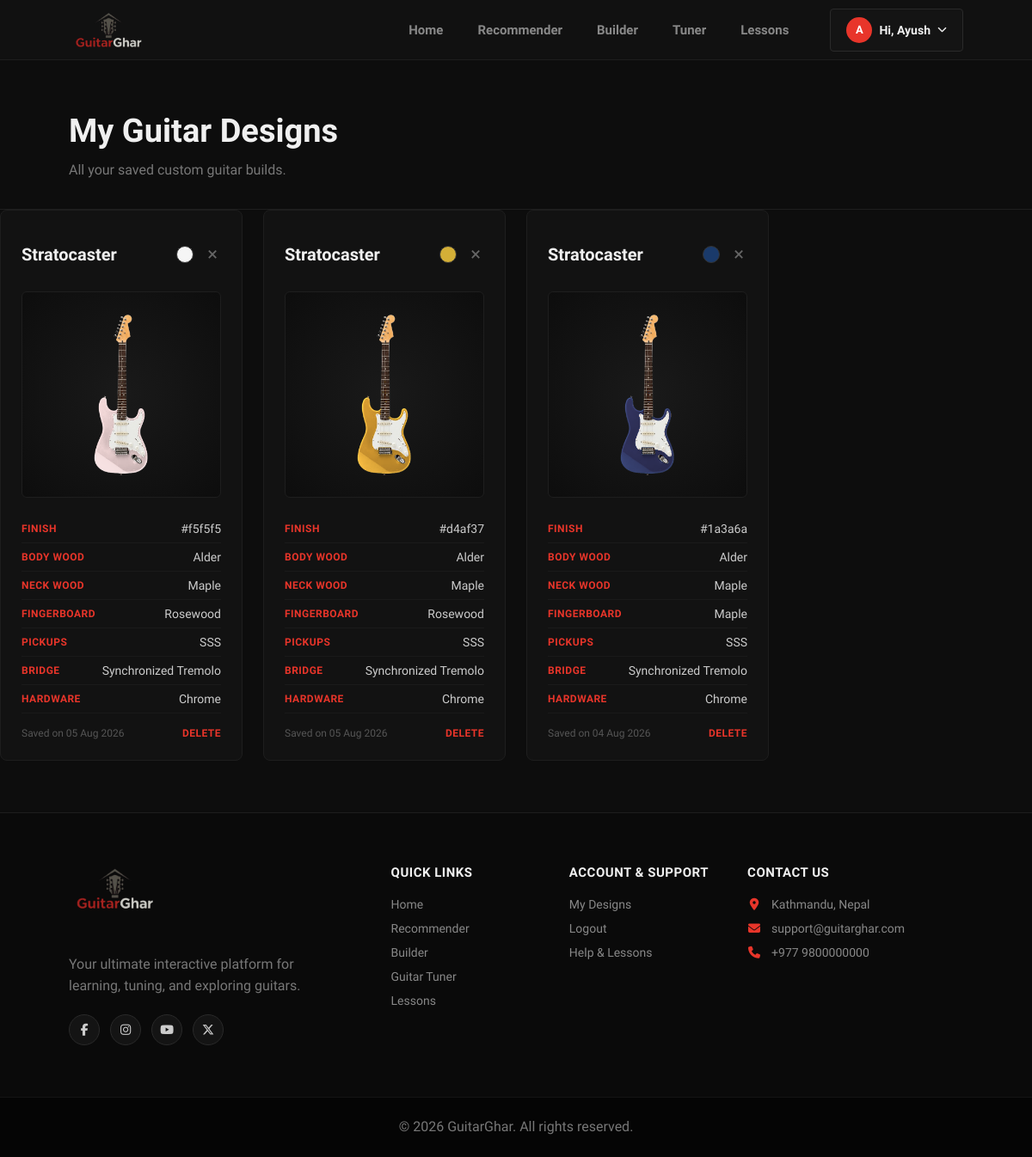
/my-designs.php (signed in), run on the app's committed database.
### tables this page shows
CREATE TABLE IF NOT EXISTS guitar_builds (
    id           INT AUTO_INCREMENT PRIMARY KEY,
    user_id      INT           NOT NULL,
    shape        VARCHAR(50)   NOT NULL,
    color        VARCHAR(10)   NOT NULL,
    body_wood    VARCHAR(50)   NOT NULL,
    neck_wood    VARCHAR(50)   NOT NULL,
    fingerboard  VARCHAR(50)   NOT NULL,
    pickups      VARCHAR(50)   NOT NULL,
    bridge       VARCHAR(50)   NOT NULL,
    hardware     VARCHAR(50)   NOT NULL,
    saved_at     TIMESTAMP DEFAULT CURRENT_TIMESTAMP,
    FOREIGN KEY (user_id) REFERENCES users(id) ON DELETE CASCADE
);

### includes/paths.php (called while the page is built, shortened)
<?php
if (!function_exists('url')) {
    function url($path = '') {
        $path = ltrim((string) $path, '/');
        $base = GG_BASE_PATH;
        return ($base === '' ? '' : $base) . '/' . $path;
    }
}

### includes/mysqli_compat.php (called while the page is built, shortened)
<?php
if (!function_exists('gg_stmt_fetch_all')) {
    function gg_stmt_fetch_all($stmt) {
        if (function_exists('mysqli_stmt_get_result')) {
            $res = @mysqli_stmt_get_result($stmt);
            if ($res instanceof mysqli_result) {
                $rows = [];
                while ($row = mysqli_fetch_assoc($res)) {
                    $rows[] = $row;
                }
                return $rows;
            }
        }
        $rows = [];
        return $rows;
    }
}

### my-designs.php (the view, shortened to what this page needs)
<?php
require_once __DIR__ . '/includes/paths.php';
require_once __DIR__ . '/includes/mysqli_compat.php';
$user_id = $_SESSION["user_id"];
$sql = "SELECT * FROM guitar_builds
        WHERE user_id = ?
        ORDER BY saved_at DESC";
$stmt = mysqli_prepare($conn, $sql);
mysqli_stmt_bind_param($stmt, "i", $user_id);
mysqli_stmt_execute($stmt);
$builds = gg_stmt_fetch_all($stmt);
$SHAPE_LABELS = [
    'strat'    => 'Stratocaster',
    'lespaul'  => 'Les Paul',
    'sg'       => 'SG',
    'acoustic' => 'Acoustic',
];
$page_css = 'css/my-designs.css';
include 'includes/navbar.php';
?>
<section class="designs-page">
    <div class="page-header designs-header">
        <h1>My Guitar Designs</h1>
        <p>All your saved custom guitar builds.</p>
    </div>
    <div class="container">
        <div class="design-grid" id="design-grid">
        <?php if (count($builds) > 0): ?>
            <?php foreach ($builds as $build): ?>
            <div class="design-card" id="card-<?php echo $build['id']; ?>">
                <div class="card-header">
                    <h2>
                        <?php
                        $shapeKey = $build["shape"];
                        echo htmlspecialchars(
                            isset($SHAPE_LABELS[$shapeKey]) ? $SHAPE_LABELS[$shapeKey] : ucfirst($shapeKey),
                            ENT_QUOTES,
                            'UTF-8'
                        );
                    ?>
                    </h2>
                    <div class="header-right">
                        <span
                            class="color-dot"
                            style="background:<?php echo htmlspecialchars($build["color"]); ?>;">
                        </span>
                        <button
                            class="delete-btn"
                            onclick="deleteBuild(<?php echo $build['id']; ?>)"
                            title="Delete Design">
                            &times;
                        </button>
                    </div>
                </div>
                <div class="card-preview">
                    <canvas
                        class="design-canvas"
                        width="300"
                        height="380"
                        data-shape="<?php echo htmlspecialchars($build["shape"]); ?>"
                        data-color="<?php echo htmlspecialchars($build["color"]); ?>"
                    ></canvas>
                </div>
                <div class="spec">
                    <strong>Finish</strong>
                    <?php echo htmlspecialchars($build["color"]); ?>
                </div>
                <div class="spec">
                    <strong>Body Wood</strong>
                    <?php echo htmlspecialchars($build["body_wood"]); ?>
                </div>
                <div class="spec">
                    <strong>Neck Wood</strong>
                    <?php echo htmlspecialchars($build["neck_wood"]); ?>
                </div>
                <div class="spec">
                    <strong>Fingerboard</strong>
                    <?php echo htmlspecialchars($build["fingerboard"]); ?>
                </div>
                <div class="spec">
                    <strong>Pickups</strong>
                    <?php echo htmlspecialchars($build["pickups"]); ?>
                </div>
                <div class="spec">
                    <strong>Bridge</strong>
                    <?php echo htmlspecialchars($build["bridge"]); ?>
                </div>
                <div class="spec">
                    <strong>Hardware</strong>
                    <?php echo htmlspecialchars($build["hardware"]); ?>
                </div>
                <div class="card-footer">
                    <span class="saved-date">
                        Saved on <?php echo date("d M Y", strtotime($build["saved_at"])); ?>
                    </span>
                    <button class="delete-link-btn" onclick="deleteBuild(<?php echo $build['id']; ?>)">
                        Delete
                    </button>
                </div>
            </div>
            <?php endforeach; ?>
        <?php endif; ?>
        </div>
    </div>
</section>
<?php include "includes/footer.php"; ?>

### includes/navbar.php (shortened to what this page needs)
<?php
require_once __DIR__ . '/paths.php';
$current_page = basename($_SERVER['PHP_SELF']);
if (!isset($page_css)) {
    $page_css = [];
} elseif (!is_array($page_css)) {
    $page_css = [$page_css];
}
?>
<!DOCTYPE html>
<html lang="en">
<head>
    <link rel="stylesheet" href="<?php echo htmlspecialchars(url('css/style.css')); ?>">
    <link rel="stylesheet" href="https://cdnjs.cloudflare.com/ajax/libs/font-awesome/6.5.0/css/all.min.css">
    <?php foreach ($page_css as $css_href): ?>
        <?php
            $href = (strpos($css_href, 'http') === 0 || strpos($css_href, '//') === 0)
                ? $css_href
                : url(preg_replace('#^/?(guitarghar/)?#', '', $css_href));
        ?>
        <link rel="stylesheet" href="<?php echo htmlspecialchars($href); ?>">
    <?php endforeach; ?>
</head>
<body>
<header id="header">
    <a href="<?php echo htmlspecialchars(url('index.php')); ?>" class="logo">
        <img src="<?php echo htmlspecialchars(url('img/logo.png')); ?>" alt="GuitarGhar" class="navbar-logo-img">
    </a>
    <div class="nav-right">
        <ul id="navbar">
            <li>
                <a href="<?php echo htmlspecialchars(url('index.php')); ?>"
                   class="<?php echo ($current_page == 'index.php') ? 'active' : ''; ?>">
                    Home
                </a>
            </li>
            <li>
                <a href="<?php echo htmlspecialchars(url('recommender.php')); ?>"
                   class="<?php echo ($current_page == 'recommender.php') ? 'active' : ''; ?>">
                    Recommender
                </a>
            </li>
            <li>
                <a href="<?php echo htmlspecialchars(url('builder.php')); ?>"
                   class="<?php echo ($current_page == 'builder.php') ? 'active' : ''; ?>">
                    Builder
                </a>
            </li>
            <li>
                <a href="<?php echo htmlspecialchars(url('tuner.php')); ?>"
                   class="<?php echo ($current_page == 'tuner.php') ? 'active' : ''; ?>">
                    Tuner
                </a>
            </li>
            <li>
                <a href="<?php echo htmlspecialchars(url('lessons.php')); ?>"
                   class="<?php echo ($current_page == 'lessons.php') ? 'active' : ''; ?>">
                    Lessons
                </a>
            </li>
        </ul>
        <div class="navbar-auth" id="navbar-auth">
            <?php if (isset($_SESSION['user_id'])): ?>
                <div class="user-menu" id="user-menu">
                    <button class="user-menu-btn" type="button" onclick="toggleUserMenu()">
                        <div class="user-avatar">
                            <?php echo strtoupper(substr($_SESSION['full_name'], 0, 1)); ?>
                        </div>
                        Hi, <?php echo htmlspecialchars(explode(' ', $_SESSION['full_name'])[0]); ?>
                        <i class="fa-solid fa-chevron-down" style="font-size: 11px;"></i>
                    </button>
                </div>
            <?php else: ?>
                <a href="<?php echo htmlspecialchars(url('login.php')); ?>" class="btn-ghost btn-sm">Login</a>
                <a href="<?php echo htmlspecialchars(url('register.php')); ?>" class="btn-red btn-sm">Register</a>
            <?php endif; ?>
        </div>
    </div>
</header>

### includes/footer.php (shortened to what this page needs)
<footer class="site-footer">
    <div class="footer-container">
        <div class="footer-col footer-brand">
            <a href="<?php echo htmlspecialchars(url('index.php')); ?>" class="footer-logo">
                <img src="<?php echo htmlspecialchars(url('img/logo.png')); ?>" alt="GuitarGhar" class="footer-logo-img">
            </a>
            <p>Your ultimate interactive platform for learning, tuning, and exploring guitars.</p>
            <div class="footer-socials">
                <a href="#" aria-label="Facebook"><i class="fa-brands fa-facebook-f"></i></a>
                <a href="#" aria-label="Instagram"><i class="fa-brands fa-instagram"></i></a>
                <a href="#" aria-label="YouTube"><i class="fa-brands fa-youtube"></i></a>
                <a href="#" aria-label="X (Twitter)"><i class="fa-brands fa-x-twitter"></i></a>
            </div>
        </div>
        <div class="footer-col">
            <h4>Quick Links</h4>
            <ul>
                <li><a href="<?php echo htmlspecialchars(url('index.php')); ?>">Home</a></li>
                <li><a href="<?php echo htmlspecialchars(url('recommender.php')); ?>">Recommender</a></li>
                <li><a href="<?php echo htmlspecialchars(url('builder.php')); ?>">Builder</a></li>
                <li><a href="<?php echo htmlspecialchars(url('tuner.php')); ?>">Guitar Tuner</a></li>
                <li><a href="<?php echo htmlspecialchars(url('lessons.php')); ?>">Lessons</a></li>
            </ul>
        </div>
        <div class="footer-col">
            <h4>Account & Support</h4>
            <ul>
                <?php if (isset($_SESSION['user_id'])): ?>
                    <li><a href="<?php echo htmlspecialchars(url('my-designs.php')); ?>">My Designs</a></li>
                    <li>
                        <a href="<?php echo htmlspecialchars(url('logout.php')); ?>" onclick="event.preventDefault(); document.getElementById('footer-logout-form').submit();">Logout</a>
                    </li>
                <?php else: ?>
                    <li><a href="<?php echo htmlspecialchars(url('login.php')); ?>">Login</a></li>
                    <li><a href="<?php echo htmlspecialchars(url('register.php')); ?>">Register Account</a></li>
                <?php endif; ?>
                <li><a href="<?php echo htmlspecialchars(url('lessons.php')); ?>">Help & Lessons</a></li>
            </ul>
        </div>
        <div class="footer-col">
            <h4>Contact Us</h4>
            <ul class="footer-contact-info">
                <li><i class="fa-solid fa-location-dot"></i> Kathmandu, Nepal</li>
                <li><i class="fa-solid fa-envelope"></i> support@guitarghar.com</li>
                <li><i class="fa-solid fa-phone"></i> +977 9800000000</li>
            </ul>
        </div>
    </div>
    <div class="footer-bottom">
        <p>&copy; <?php echo date('Y'); ?> GuitarGhar. All rights reserved.</p>
    </div>
</footer>
</body>
</html>

### css/style.css (style rules this page uses)
* { margin: 0; padding: 0; box-sizing: border-box; font-family: 'League Spartan', 'Spartan', sans-serif; }
html { scroll-behavior: smooth; max-width: 100%; }
body { width: 100%; background-color: #0d0d0d; color: #f0f0f0; transition: background-color 0.3s, color 0.3s; }
h1 { font-size: 50px; font-weight: 900; line-height: 64px; color: #f0f0f0; }
h2 { font-size: 46px; font-weight: 800; line-height: 54px; color: #f0f0f0; }
h4 { font-size: 20px; font-weight: 700; color: #f0f0f0; }
p { font-size: 16px; color: #777777; line-height: 1.8; margin: 15px 0; }
a { text-decoration: none; color: inherit; }
img { max-width: 100%; height: auto; display: block; }
#header { display: flex; align-items: center; justify-content: space-between; gap: 24px; padding: 0 80px; height: 70px; min-height: 70px; width: 100%; background-color: #111111; border-bottom: 1px solid #1e1e1e; position: sticky; top: 0; left: 0; z-index: 999; }
.nav-right { display: flex; align-items: center; gap: 28px; margin-left: auto; min-width: 0; }
#header .logo { font-size: 24px; font-weight: 900; color: #e8352a; letter-spacing: 1px; }
#navbar { display: flex; align-items: center; justify-content: center; }
#navbar li { list-style: none; padding: 0 20px; position: relative; }
#navbar li a { text-decoration: none; font-size: 15px; font-weight: 600; color: #888888; transition: 0.3s ease; }
.user-menu { position: relative; }
.user-menu-btn { display: flex; align-items: center; gap: 8px; padding: 9px 18px; background-color: #141414; border: 1px solid #2a2a2a; border-radius: 4px; color: #f0f0f0; font-size: 14px; font-weight: 700; cursor: pointer; transition: border-color 0.2s ease; }
.user-avatar { width: 30px; height: 30px; background-color: #e8352a; border-radius: 50%; display: flex; align-items: center; justify-content: center; font-size: 13px; font-weight: 800; color: #fff; }
.page-header { padding: 60px 80px 32px 80px; border-bottom: 1px solid #1e1e1e; }
.page-header h1 { font-size: 38px; font-weight: 800; color: #f0f0f0; margin-bottom: 8px; line-height: 1.2; }
.page-header p { font-size: 16px; color: #777777; margin: 0; max-width: 720px; line-height: 1.7; }
footer.site-footer { background-color: #0a0a0a; border-top: 1px solid #1e1e1e; color: #888888; font-size: 14px; margin-top: auto; }
.footer-container { max-width: 1200px; margin: 0 auto; padding: 60px 80px; display: grid; grid-template-columns: 2fr 1fr 1fr 1.5fr; gap: 40px; }
.footer-col h4 { color: #f0f0f0; font-size: 15px; font-weight: 700; margin-bottom: 20px; text-transform: uppercase; letter-spacing: 0.5px; }
.footer-col ul { list-style: none; padding: 0; margin: 0; display: flex; flex-direction: column; gap: 12px; }
.footer-col ul li a { color: #888888; text-decoration: none; font-size: 14px; font-weight: 500; transition: color 0.2s ease; }
.footer-logo { display: inline-flex; align-items: center; gap: 8px; font-size: 22px; font-weight: 800; color: #f0f0f0; text-decoration: none; margin-bottom: 16px; }
.footer-brand p { line-height: 1.6; margin-bottom: 20px; color: #777777; max-width: 300px; }
.footer-socials { display: flex; gap: 12px; }
.footer-socials a { display: inline-flex; align-items: center; justify-content: center; width: 36px; height: 36px; background-color: #141414; border: 1px solid #2a2a2a; border-radius: 50%; color: #cccccc; text-decoration: none; transition: all 0.2s ease; }
.footer-contact-info li { display: flex; align-items: center; gap: 12px; color: #888888; font-size: 14px; }
.footer-contact-info li i { color: #e8352a; width: 16px; text-align: center; }
.footer-bottom { background-color: #050505; border-top: 1px solid #141414; padding: 20px 80px; text-align: center; font-size: 13px; color: #555555; }
.footer-bottom p { margin: 0; }
.footer-logo-img { height: 56px; width: auto; display: block; margin-bottom: 16px; }
.navbar-auth { display: flex; align-items: center; gap: 12px; }
.navbar-logo-img { height: 48px; width: auto; display: block; }

### data on the page
guitar_builds: shape "Stratocaster", color "#f5f5f5", body_wood "Alder", neck_wood "Maple", fingerboard "Rosewood", pickups "SSS", bridge "Synchronized Tremolo", hardware "Chrome", saved_at "05 Aug 2026"
guitar_builds: shape "Stratocaster", color "#d4af37", body_wood "Alder", neck_wood "Maple", fingerboard "Rosewood", pickups "SSS", bridge "Synchronized Tremolo", hardware "Chrome", saved_at "05 Aug 2026"
guitar_builds: shape "Stratocaster", color "#1a3a6a", body_wood "Alder", neck_wood "Maple", fingerboard "Maple", pickups "SSS", bridge "Synchronized Tremolo", hardware "Chrome", saved_at "04 Aug 2026"

### other printed values
substr($_SESSION['full_name'], 0, 1) "A"
explode(' ', $_SESSION['full_name'])[0] "Ayush"
